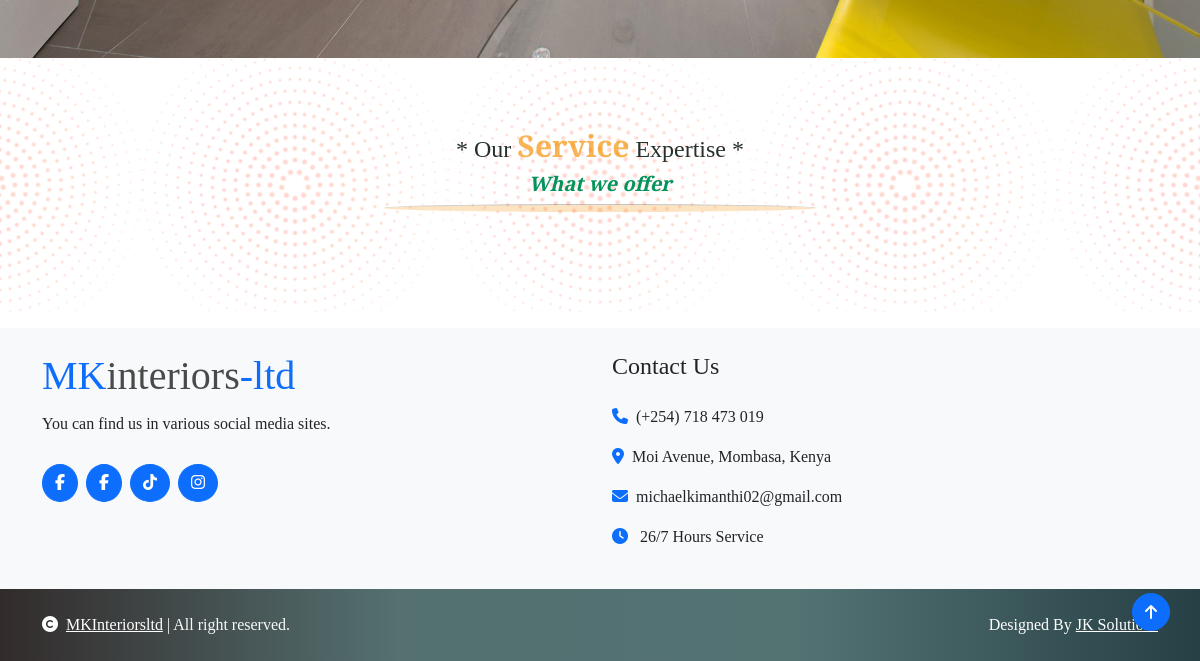
Page /services (lower part) on the earlier database version.
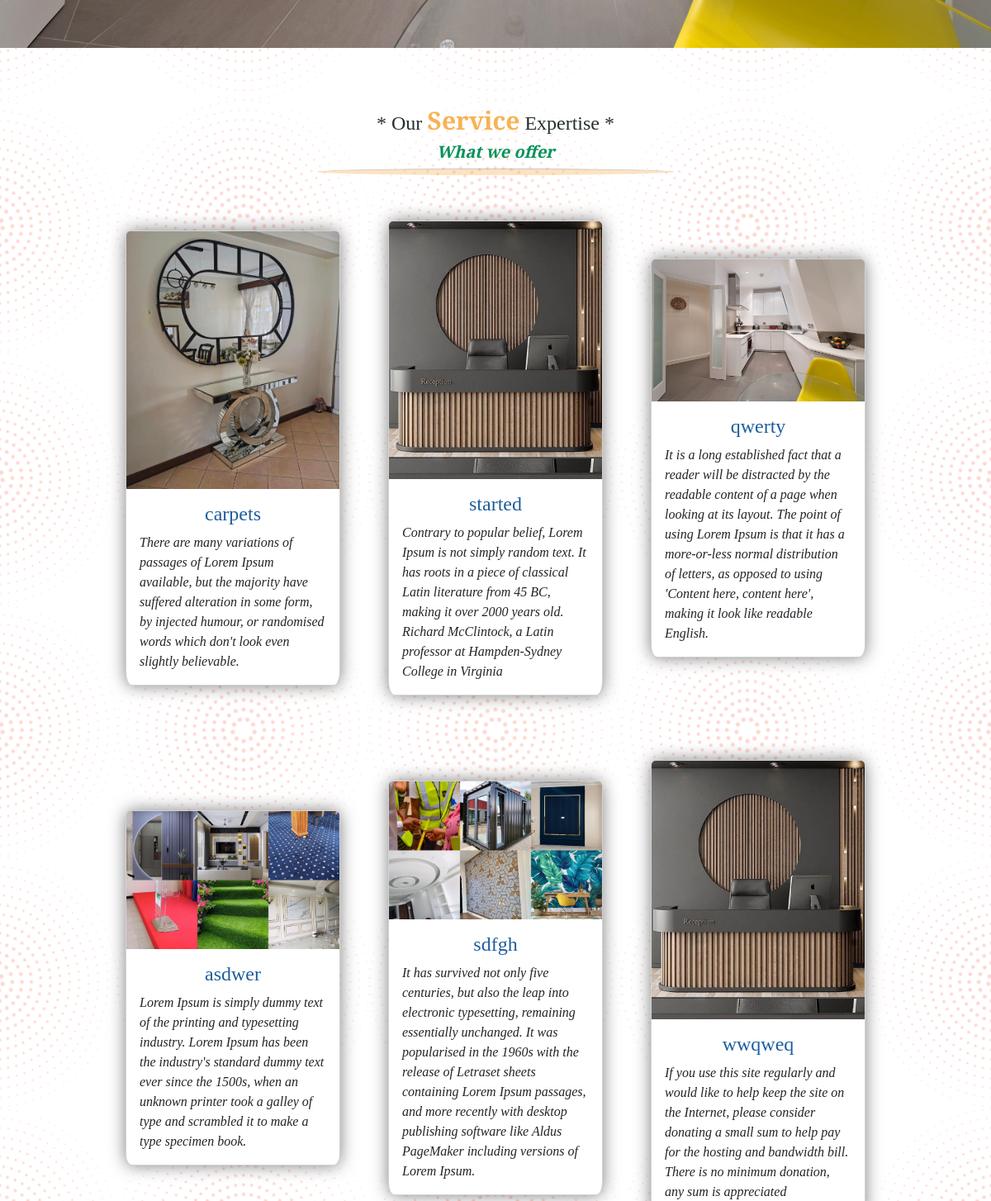
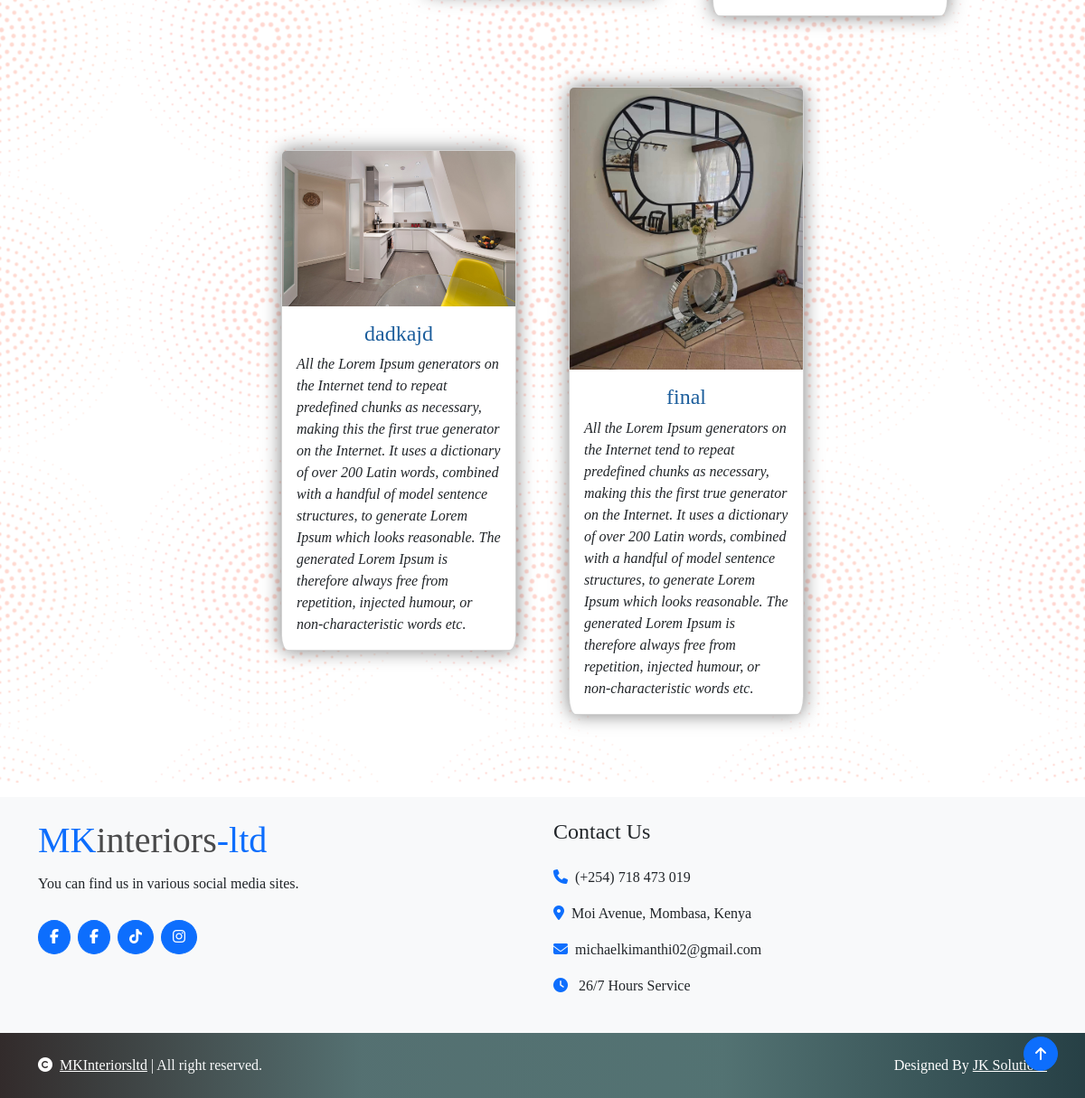
Same page on the later database version (2 pictures, top to bottom).
### Start/models.py (models this page shows, shortened)
class Service(models.Model):
    name = models.CharField(max_length=200)
    description = models.TextField()
    image = models.ImageField(upload_to='images_uploaded')
    class Meta:
        verbose_name_plural = 'Service'

### Start/views.py (the view)
# urls.py: path('services', Services, name='services'),
def Services(request):
    service = Service.objects.all()
    context = {
        'service':service,
    }
    return render(request, 'mainpages/services.html', context)

### templates/mainpages/services.html (shortened to what this page needs)
{% extends 'base.html' %}
{% load static %}
{% block content %}
  <section class="serv" id="services" style="background-image: url(media/images/bbg.png); background-position:center;  background-repeat: repeat;" data-aos="fade-left" data-aos-duration="2000">
    <div class="row d-flex services shadow-3 align-items-center">
      <div class="col-xl-12 col-lg-12">
          <div class="section-header text-center">
            <h4 style="color: rgb(38, 48, 44);">* Our <span style="color:  rgba(244, 147, 12, 0.7); font-weight:bold; font-size:30px;">Service</span> Expertise *</h4>
            <h5 style="color: rgb(6, 147, 91); font-style:oblique; font-weight:bold;">What we offer</h5>
            <hr>
          </div>
          <div class="d-flex gap-5 flex-wrap justify-content-center align-items-center">
            {% for service in service %}
            <div class="col-lg-3 col-md-4 col-sm-6">
              <div class="card c-body">
                <img src="{{service.image.url}}" class="card-img-top" alt="...">
                <div class="card-body">
                  <h4 class="card-title text-center" style="color:#1c5e9c;">{{service.name}}</h4>
                  <p class="card-text" style="font-style:oblique;">{{service.description}}</p>
                </div>
              </div>
            </div>
            {% endfor %}
          </div>
      </div>
    </div>
  </section>
{% endblock %}

Differences in the rows shown:
added Service: image (picture), name "carpets", description "There are many variations of passages of Lorem Ipsum available, but the majority have suffered alteration in some form, by injected humour, or randomised words which don't look even slightly believable."
added Service: image (picture), name "started", description "Contrary to popular belief, Lorem Ipsum is not simply random text. It has roots in a piece of classical Latin literature from 45 BC, making it over 2000 years old. Richard McClintock, a Latin professor at Hampden-Sydney College in Virginia"
added Service: image (picture), name "qwerty", description "It is a long established fact that a reader will be distracted by the readable content of a page when looking at its layout. The point of using Lorem Ipsum is that it has a more-or-less normal distribution of letters, as opposed to using 'Content here, content here', making it look like readable English."
added Service: image (picture), name "asdwer", description "Lorem Ipsum is simply dummy text of the printing and typesetting industry. Lorem Ipsum has been the industry's standard dummy text ever since the 1500s, when an unknown printer took a galley of type and scrambled it to make a type specimen book."
added Service: image (picture), name "sdfgh", description "It has survived not only five centuries, but also the leap into electronic typesetting, remaining essentially unchanged. It was popularised in the 1960s with the release of Letraset sheets containing Lorem Ipsum passages, and more recently with desktop publishing software like Aldus PageMaker including versions of Lorem Ipsum."
added Service: image (picture), name "wwqweq", description "If you use this site regularly and would like to help keep the site on the Internet, please consider donating a small sum to help pay for the hosting and bandwidth bill. There is no minimum donation, any sum is appreciated"
added Service: image (picture), name "dadkajd", description "All the Lorem Ipsum generators on the Internet tend to repeat predefined chunks as necessary, making this the first true generator on the Internet. It uses a dictionary of over 200 Latin words, combined with a handful of model sentence structures, to generate Lorem Ipsum which looks reasonable. The generated Lorem Ipsum is therefore always free from repetition, injected humour, or non-characteristic words etc."
added Service: image (picture), name "final", description "All the Lorem Ipsum generators on the Internet tend to repeat predefined chunks as necessary, making this the first true generator on the Internet. It uses a dictionary of over 200 Latin words, combined with a handful of model sentence structures, to generate Lorem Ipsum which looks reasonable. The generated Lorem Ipsum is therefore always free from repetition, injected humour, or non-characteristic words etc."
